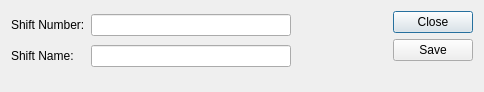
<?xml version="1.0" encoding="UTF-8"?>
<ui version="4.0">
 <comment>This file is part of the xtmfg Package for xTuple ERP,
and is Copyright (c) 1999-2017 by OpenMFG LLC, d/b/a xTuple.  It
is licensed to you under the xTuple End-User License Agreement (&quot;the
EULA&quot;), the full text of which is available at www.xtuple.com/EULA.
While the EULA gives you access to source code and encourages your
involvement in the development process, this Package is not free
software.  By using this software, you agree to be bound by the
terms of the EULA.</comment>
 <class>shift</class>
 <widget class="QDialog" name="shift">
  <property name="geometry">
   <rect>
    <x>0</x>
    <y>0</y>
    <width>484</width>
    <height>92</height>
   </rect>
  </property>
  <property name="focusPolicy">
   <enum>Qt::StrongFocus</enum>
  </property>
  <property name="windowTitle">
   <string>Shift Definition</string>
  </property>
  <property name="whatsThis">
   <string>QDialog</string>
  </property>
  <layout class="QVBoxLayout" name="verticalLayout_4">
   <item>
    <layout class="QHBoxLayout" name="horizontalLayout_4">
     <item>
      <layout class="QGridLayout" name="gridLayout">
       <item row="0" column="0">
        <widget class="XLabel" name="_numberLit">
         <property name="text">
          <string>Shift Number:</string>
         </property>
        </widget>
       </item>
       <item row="1" column="0">
        <widget class="XLabel" name="_nameLit">
         <property name="text">
          <string>Shift Name:</string>
         </property>
        </widget>
       </item>
       <item row="0" column="1">
        <widget class="XLineEdit" name="_number">
         <property name="focusPolicy">
          <enum>Qt::StrongFocus</enum>
         </property>
        </widget>
       </item>
       <item row="1" column="1">
        <widget class="XLineEdit" name="_name">
         <property name="minimumSize">
          <size>
           <width>200</width>
           <height>0</height>
          </size>
         </property>
         <property name="focusPolicy">
          <enum>Qt::StrongFocus</enum>
         </property>
        </widget>
       </item>
      </layout>
     </item>
     <item>
      <spacer name="horizontalSpacer">
       <property name="orientation">
        <enum>Qt::Horizontal</enum>
       </property>
       <property name="sizeHint" stdset="0">
        <size>
         <width>40</width>
         <height>20</height>
        </size>
       </property>
      </spacer>
     </item>
     <item>
      <layout class="QVBoxLayout" name="verticalLayout_5">
       <item>
        <widget class="QPushButton" name="_close">
         <property name="focusPolicy">
          <enum>Qt::StrongFocus</enum>
         </property>
         <property name="text">
          <string>Close</string>
         </property>
        </widget>
       </item>
       <item>
        <widget class="QPushButton" name="_save">
         <property name="focusPolicy">
          <enum>Qt::StrongFocus</enum>
         </property>
         <property name="text">
          <string>Save</string>
         </property>
        </widget>
       </item>
       <item>
        <spacer name="verticalSpacer">
         <property name="orientation">
          <enum>Qt::Vertical</enum>
         </property>
         <property name="sizeHint" stdset="0">
          <size>
           <width>20</width>
           <height>40</height>
          </size>
         </property>
        </spacer>
       </item>
      </layout>
     </item>
    </layout>
   </item>
   <item>
    <spacer name="verticalSpacer_2">
     <property name="orientation">
      <enum>Qt::Vertical</enum>
     </property>
     <property name="sizeHint" stdset="0">
      <size>
       <width>20</width>
       <height>40</height>
      </size>
     </property>
    </spacer>
   </item>
  </layout>
 </widget>
 <customwidgets>
  <customwidget>
   <class>XLabel</class>
   <extends>QLabel</extends>
   <header>xlabel.h</header>
  </customwidget>
  <customwidget>
   <class>XLineEdit</class>
   <extends>QLineEdit</extends>
   <header>xlineedit.h</header>
  </customwidget>
 </customwidgets>
 <tabstops>
  <tabstop>_number</tabstop>
  <tabstop>_name</tabstop>
  <tabstop>_close</tabstop>
  <tabstop>_save</tabstop>
 </tabstops>
 <resources/>
 <connections/>
</ui>
